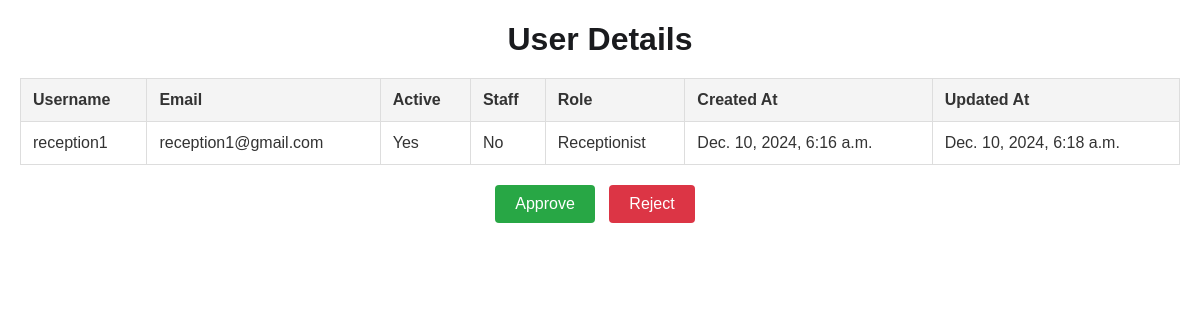
/add_patient/1/, run on the app's committed database.
### clinic_mgt_app/models.py (models this page shows, shortened)
class CustomUser(AbstractBaseUser,PermissionsMixin):
    username=models.CharField(max_length=100,unique=True)
    email=models.EmailField(blank=True,null=True)
    is_active=models.BooleanField(default=True,verbose_name='active')
    is_staff=models.BooleanField(default=False)
    role=models.IntegerField(choices=ROLE_CHOICE,null=True)
    created_at=models.DateTimeField(auto_now_add=True)
    updated_at=models.DateTimeField(auto_now=True)
    is_approved = models.BooleanField(default=False)
    USERNAME_FIELD='username'
    REQUIRED_FIELDS=[]
    objects=CustomUserManager()

### clinic_mgt_app/views.py (the view)
# urls.py: path('add_patient/<int:id>/',views.add_patient,name='add_patient'),
def add_patient(request,id):
    main = CustomUser.objects.get(id=id)
    context = {'main':main}
    return render(request,'add_patient.html',context)

### clinic_mgt_app/templates/add_patient.html (shortened to what this page needs)
<!DOCTYPE html>
<html lang="en">
<head>
</head>
<body>
    <h1>User Details</h1>
    <table>
        <tr>
            <th>Username</th>
            <th>Email</th>
            <th>Active</th>
            <th>Staff</th>
            <th>Role</th>
            <th>Created At</th>
            <th>Updated At</th>
        </tr>
        <tr>
            <td>{{ main.username }}</td>
            <td>{{ main.email }}</td>
            <td>{{ main.is_active|yesno:"Yes,No" }}</td>
            <td>{{ main.is_staff|yesno:"Yes,No" }}</td>
            <td>{{ main.get_role_display }}</td>
            <td>{{ main.created_at }}</td>
            <td>{{ main.updated_at }}</td>
        </tr>
    </table>
    <div class="action-buttons">
        <button type="button" class="btn btn-success" onclick="location.href='{% url 'approve' main.id %}'">Approve</button>
        <button type="button" class="btn btn-danger" onclick="location.href='{% url 'remove' main.id %}'">Reject</button>
    </div>
</body>
</html>

### clinic_mgt_app/templates/add_patient.html (style rules this page uses)
body { font-family: Arial, sans-serif; margin: 20px; color: #333; }
h1 { text-align: center; color: #1A1B1E; margin-bottom: 20px; }
table { width: 100%; border-collapse: collapse; margin-bottom: 20px; }
th, td { border: 1px solid #ddd; text-align: left; padding: 12px; }
th { background-color: #f4f4f4; color: #333; }
td { background-color: #fff; }
button { padding: 10px 20px; border: none; border-radius: 4px; cursor: pointer; font-size: 16px; margin-right: 10px; transition: background-color 0.3s, color 0.3s; }
.btn-success { background-color: #28a745; color: #fff; }
.btn-danger { background-color: #dc3545; color: #fff; }
.action-buttons { text-align: center; }

### data on the page
CustomUser: username "reception1", email "reception1@gmail.com", is_active "Yes", is_staff "No", role "Receptionist", created_at "Dec. 10, 2024, 6:16 a.m.", updated_at "Dec. 10, 2024, 6:18 a.m."
